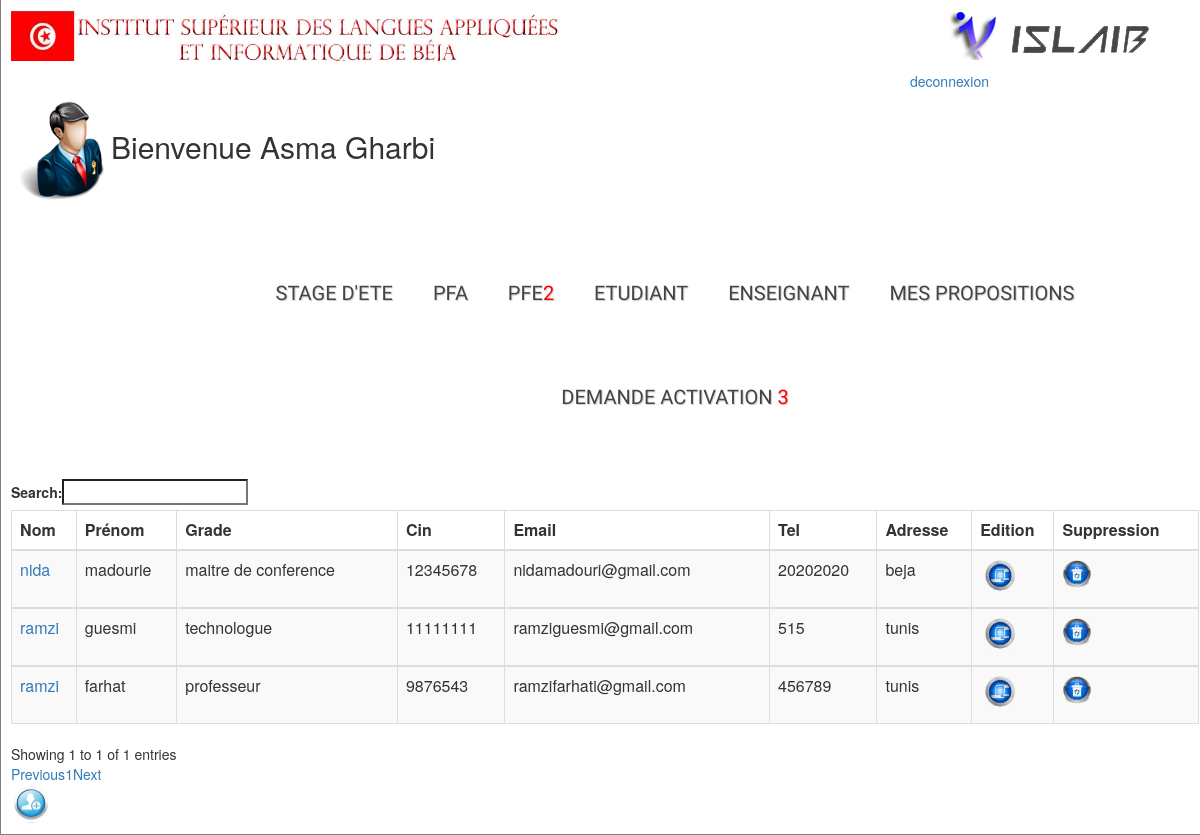
Page /admin/listedeenseignant.php (signed in) on the committed database.
### tables this page shows
CREATE TABLE IF NOT EXISTS `enseignant` (
  `id` int(11) NOT NULL AUTO_INCREMENT,
  `nom` varchar(25) NOT NULL,
  `prenom` varchar(25) NOT NULL,
  `cin` int(8) NOT NULL,
  `email` varchar(50) NOT NULL,
  `grade` varchar(50) NOT NULL,
  `iddepartement` varchar(25) NOT NULL,
  `tel` int(12) NOT NULL,
  `adresse` varchar(25) NOT NULL,
  `active` varchar(25) NOT NULL,
  PRIMARY KEY (`id`)
);

### classes/sujetmanager.php (called while the page is built, shortened)
<?php
class sujetmanager{
	public function nombredesujetpropose(){
 $sql = "SELECT count(*) FROM
sujetdestage where type='pfe'and etat='proposer'";
$req = mysql_query($sql) ;
 $a_result=mysql_fetch_row($req);
 return  $a_result;
}
}
?>

### classes/usersmanager.php (called while the page is built, shortened)
<?php
class Usersmanager{
public function afficheenseignant(){
		$sql = "SELECT * FROM enseignant where active='oui'";
	$req=mysql_query($sql);
			$sql1 = "SELECT * FROM enseignant  where active='oui' ";
	$req1=mysql_query($sql1);
	if(mysql_fetch_row($req1)>0){
while($data =mysql_fetch_assoc($req)){
	$tableau[]=$data;
	}
}
	return $tableau;
}
	public function nombredemandedactiveetudiant(){
 $sql = "SELECT count(*) FROM
etudiant where active='non'";
$req = mysql_query($sql) ;
 $a_result=mysql_fetch_row($req);
 return  $a_result;
}
	public function nombredemandedactiveenseignant(){
 $sql = "SELECT count(*) FROM
enseignant where active='non'";
$req = mysql_query($sql) ;
 $a_result=mysql_fetch_row($req);
 return  $a_result;
}
}
?>

### admin/listedeenseignant.php (the view, shortened to what this page needs)
<?php
  $user= new Usersmanager();
   $sujet= new sujetmanager();
$users=$user->afficheenseignant();
if(isset($_SESSION)){
  $user->auth($_SESSION['email'],$_SESSION['cin']);
}
 $a_result1=$user->nombredemandedactiveenseignant();
$a_result=$user->nombredemandedactiveetudiant();
$a=$a_result[0]+$a_result1[0];
$pro=$sujet->nombredesujetpropose();
 ?>
<html lang=''>
<head>
<link href="..\css\style.css" rel="stylesheet" type="text/css" />
 <link rel="stylesheet" href="//maxcdn.bootstrapcdn.com/bootstrap/3.3.6/css/bootstrap.min.css" />
<link rel="stylesheet" href="https://cdn.datatables.net/1.10.11/css/dataTables.bootstrap.min.css" />
<link rel="stylesheet" href="https://cdn.datatables.net/buttons/1.1.2/css/buttons.bootstrap.min.css" />
<link rel="stylesheet" href="../bootstrap/css/bootstrap.css" />
 <link rel="stylesheet" type="text/css" href="../css/styles.css">
    <link rel="stylesheet" type="text/css" href="styles.css" media="all" />
</head>
<body>
<div id="container">
<img id="i" src="../image/f.jpg" >
<img id="f" src="../image/l.png">
<div class="right" ><a href="?m=deco">deconnexion</a></div>
<br><br>
  <h2> <img src="../image/Administrateur.png" width="100" height="100" >Bienvenue  <?php echo ucfirst(strtolower(trim( $_SESSION['nom']))) ; ?> <?php
echo ucfirst(strtolower(trim($_SESSION['prenom']))); ?></h2>
<div class="container">
 <header>
    <div id="fdw">
          <nav>
            <ul><li><a href="listedesujetete.php">Stage d'ete</a>
      </li>
            <li><a href="listedesujetpfa.php">PFA</a>
            </li>
            <li>
                <a href="listedesujetpfe.php">PFE<font color="red"><?php if ($pro[0]>0){
      echo $pro[0]; }?></font><span class="arrow"></span></a>
                  <li><a href="listedesujetpfepropose.php">sujet propose <font color="red"><?php if ($pro[0]>0){
      echo $pro[0]; }?></font> </a></li></a></li>
                </ul>
                     <li ><a href="listedeetudiant.php">etudiant<span class="arrow"></span> </a>
            </li>
            <li><a class="current" href="listedeenseignant.php">enseignant </a></li>
   <li><a href="mesproposition.php"> mes propositions</a></li>
  <li>
            <a href="demandedactiveetudiant.php">demande activation
                <font color="red"><?php if ($a>0){
      echo $a; }?></font><span class="arrow"></span></a>
          </nav>
    </div>
  </header>
</div>
 <table id="example" class="table table-striped table-bordered" cellspacing="0" width="100%">
 <thead>
 <tr>
 <th>Nom </th>
 <th> Prénom </th>
 <th> Grade</th>
 <th> Cin </th>
 <th> Email</th>
 <th>Tel</th>
 <th>Adresse</th>
 <th>Edition</th>
  <th>Suppression</th>
 </tr> </thead><?php if(!empty($user)){?>
    <?php foreach ($users as $key=>$value): ?>
      <tbody>
	<tr><td><a href="enseignant.php?cin=<?php echo $value['cin']?>" target="_blank"><?php echo $value['nom']; ?> </td>
		<td><?php echo $value['prenom']; ?> </td>
		<td><?php echo $value['grade']; ?> </td>
		<td><?php echo $value['cin']; ?> </td>
		<td><?php echo $value['email'] ; ?> </td>
     <td><?php echo $value['tel']; ?> </td>
     <td><?php echo $value['adresse']; ?> </a></td>
     <td><a href="modefieenseignant.php?cin=<?php echo $value['cin'];?>"><img src="../image/modefie.png" width="40px" height="40px"></a></td>
     <td><a href="listedeenseignant.php?cin=<?php echo $value['cin'];?>&supp=delete"onclick="return(confirm('Etes-vous sûr de vouloir supprimer?'));"><img src="../image/supprime.png"  width="30px" height="30px"> </a></td></tr>
<?php endforeach ;}?>
</tbody>
    </table>
        <a href="inscriptionenseignant.php"><img src="../image/ajoute.png" width="40px" height="40px"></a>
</div>
</body>
</html>

### css/style.css (style rules this page uses)
body { font-family: "Trebuchet MS", Arial, Helvetica, sans-serif; font-size: 0.8em; background-color:#fff; background-repeat: repeat; }
.right { position: absolute; right: 0px; width: 300px; padding: 10px; }
#container { margin-left:auto; margin-right:auto; width: 1210px; margin: auto; padding: 10px; border-right: 1px solid gray; border-bottom: 1px solid gray; border-left: 1px solid gray; background-color: #fff; }
#i { width:550; }
#f { margin-left:385px; }
ul { margin-top:20; margin-left:70; margin:; padding:; }
ul li a { text-decoration:none; }
table { border-collapse:collapse; margin:auto; }

### css/styles.css (style rules this page uses)
.container > header { padding: 20px 30px 20px 30px; margin: 0px 20px 10px 20px; position: relative; display: block; text-shadow: 1px 1px 1px rgba(0,0,0,0.2); text-align: center; }
#fdw nav ul { display:block; z-index:999999; }
#fdw nav ul li { display:inline-block; padding:50px 3px 30px; margin-left:30px; position:relative; }
#fdw nav ul li a:link, #fdw nav ul li a:visited { color:#444; font:normal 20px 'Yanone Kaffeesatz', sans-serif; text-transform:uppercase; display:inline-block; position:relative; }
#fdw nav ul li span { position:absolute; right:-12px; bottom:6px; width:7px; height:8px; margin:0 0 0 3px; float:right; display:block; background:url('images/nav_arrow.png') no-repeat left -8px; font:0/0 a; }

### admin/listedeenseignant.php (style rules this page uses)
.right { position: absolute; right: 0px; width: 300px; padding: 10px; }

### rows in the picture
enseignant: nom "nida", prenom "madourie", grade "maitre de conference", cin "12345678", email "nidamadouri@gmail.com", tel "20202020", adresse "beja"
enseignant: nom "ramzi", prenom "guesmi", grade "technologue", cin "11111111", email "ramziguesmi@gmail.com", tel "515", adresse "tunis"
enseignant: nom "ramzi", prenom "farhat", grade "professeur", cin "9876543", email "ramzifarhati@gmail.com", tel "456789", adresse "tunis"

### other values in the picture
$_SESSION['nom'] "Asma"
$_SESSION['prenom'] "Gharbi"
$pro[0] "2"
$a "3"
